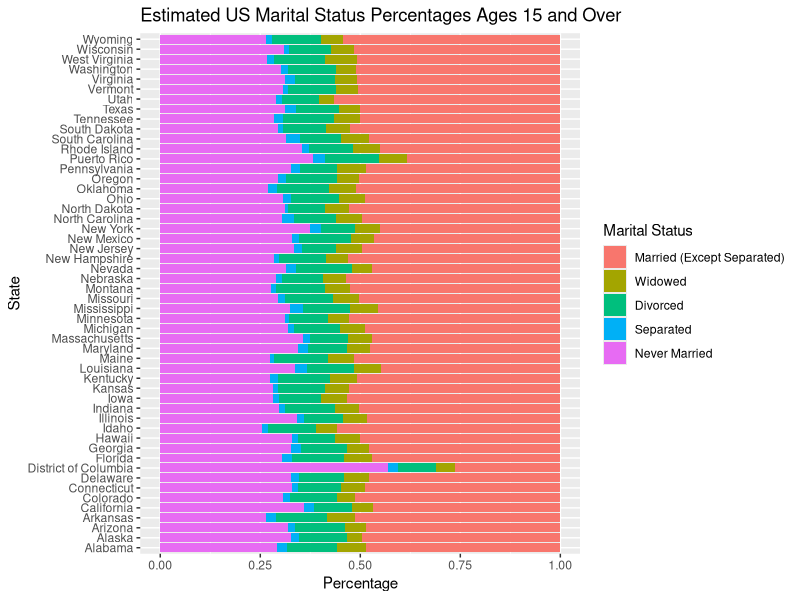
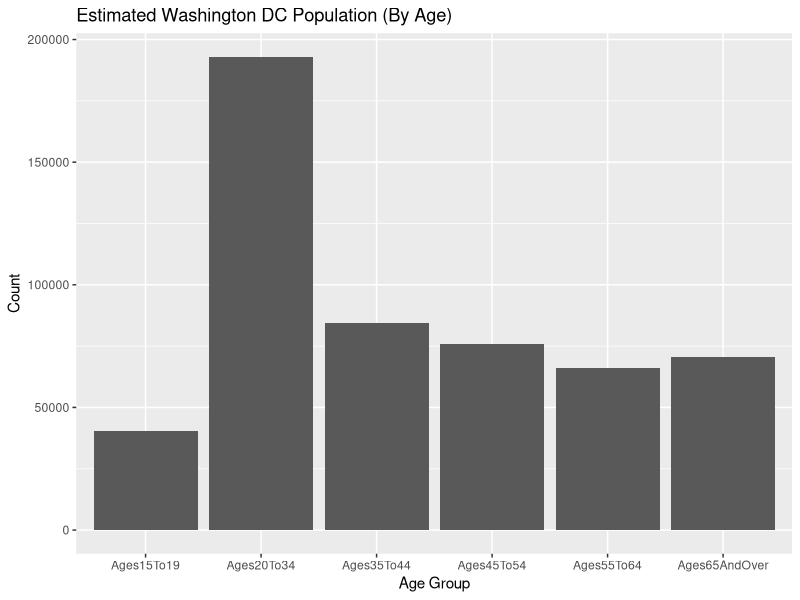
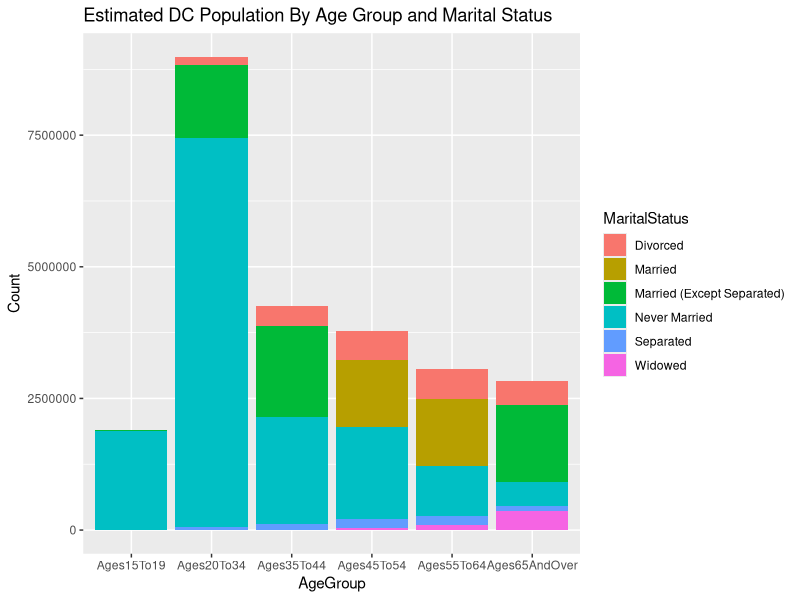
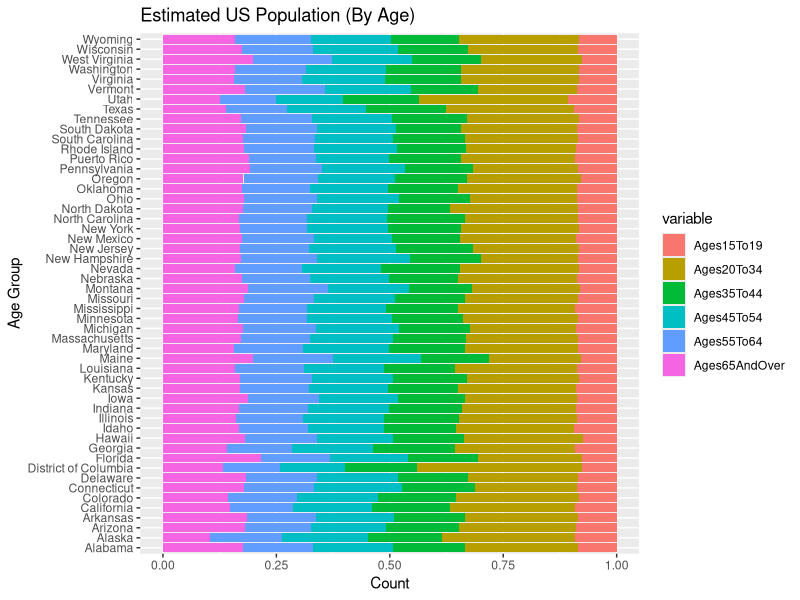
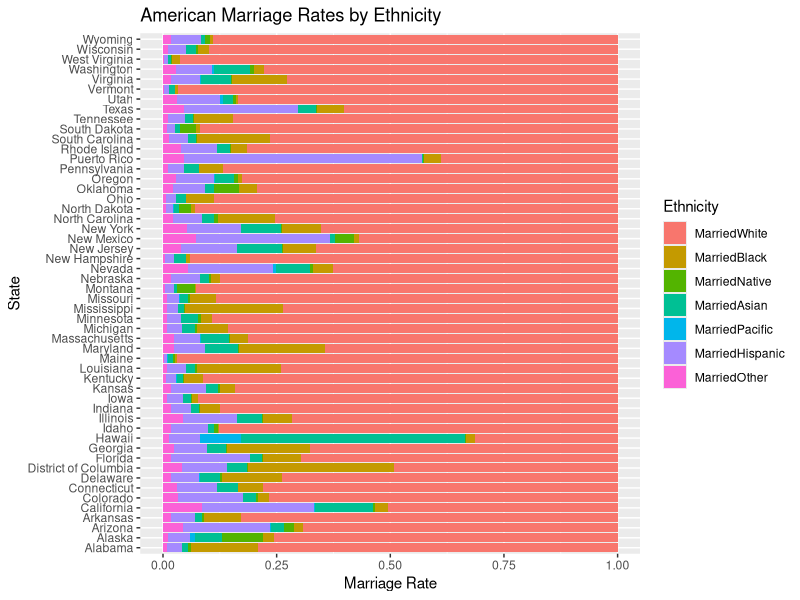
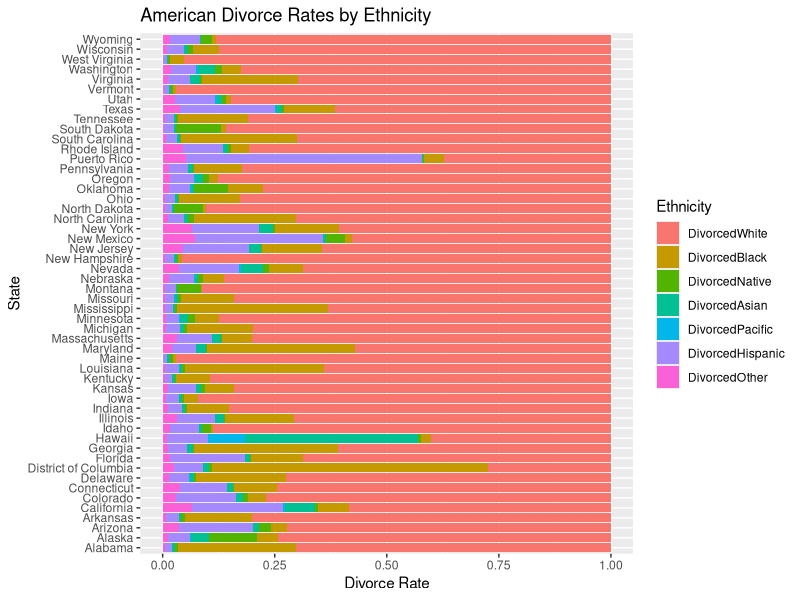
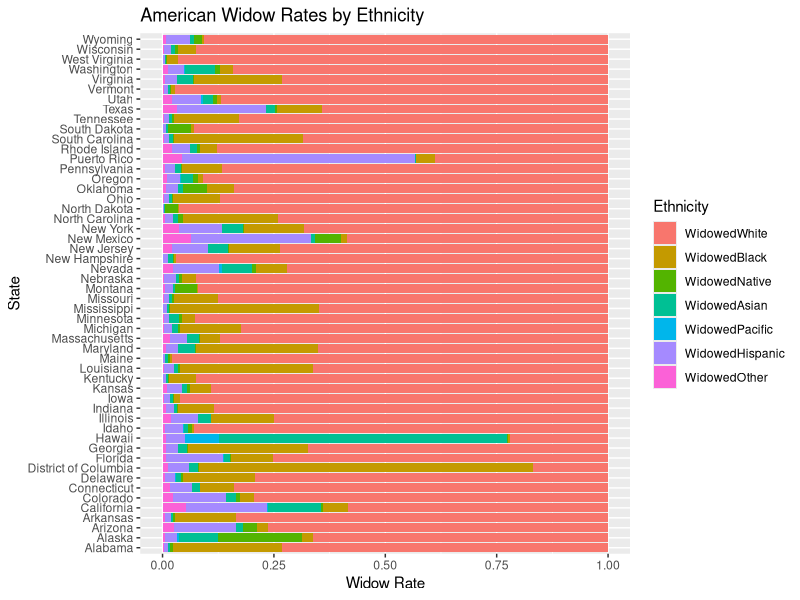
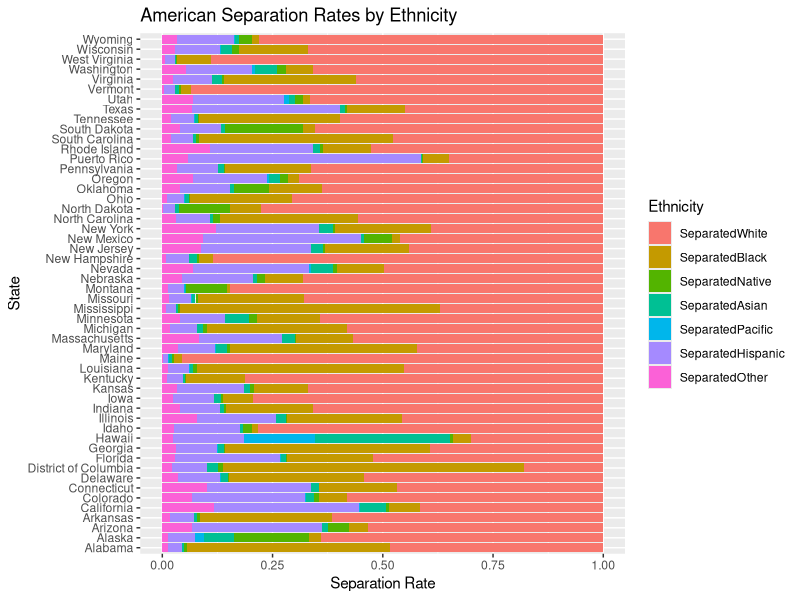

Reproduce these figures in R, in order.
library(ggplot2)
library(dplyr)
library(reshape2)

# This file analyzes marriage and divorce data provided by the American Community
# Service url(http://www.census.gov/hhes/socdemo/marriage/data/acs/)

setwd("F:\\References\\Data Science\\R scripts\\")
#Read Data
df.marital_status <- read.csv("ACS_13_5YR_MARITAL_STATUS.csv")

# Plot the Estimated Percentages for each State
legendLabels <- c("Married (Except Separated)", "Widowed", "Divorced", "Separated", "Never Married")
df.marital_status %>%
  select(Geography,Now_married_Except_Separated_15_Years_And_Over,
         Widowed_15_Years_And_Over,Divorced_Population_15_Years_And_Over,Separated_Population_15_Years_And_Over,
         Never_Married_Estimate_Population_15_Years_And_Over) %>%
  melt(id.var="Geography") %>%
  ggplot(aes(x=Geography,y=value,fill=variable)) +
  geom_bar(stat="identity",position="fill") +
  labs(title="Estimated US Marital Status Percentages Ages 15 and Over", x="State", y="Percentage") +
  scale_fill_discrete(name="Marital Status", labels=legendLabels) +
  coord_flip()

# Washington DC Stands out in the above chart, having the highest percentage of
# single Americans. Let's take a closer look at this region. Let's first look
# at the ages of the people living in DC

df.marital_status %>%
  filter(Geography=="District of Columbia") %>%
  mutate(Ages15To19=Total_Males_15_Years_And_Over_15_To_19_Years+Total_Females_15_To_19_Years,
         Ages20To34=Total_Males_20_To_34_Years+Total_Females_20_To_34_Years,
         Ages35To44=Total_Males_35_To_44_Years+Total_Females_35_To_44_Years,
         Ages45To54=Total_Males_45_To_54_Years+Total_Females_45_To_54_Years,
         Ages55To64=Total_Males_55_To_64_Years+Total_Females_55_To_64_Years,
         Ages65AndOver=Total_Males_65_Years_And_Over+Total_Females_65_Years_And_Over) %>%
  select(Geography,Ages15To19,Ages20To34,Ages35To44,Ages45To54,Ages55To64,Ages65AndOver) %>%
  melt(id.var="Geography") %>%
  ggplot(aes(x=variable,y=value)) +
  geom_bar(stat="identity") +
  labs(title="Estimated Washington DC Population (By Age)", x="Age Group", y="Count")

# Interesting, the majority of people living in DC appears to be between 20 and 35. 
# Let's take a look at the marital status of each group to see if we can get a clearer picture

# First let's create some functions we need to preprocess the data

computePopulation <- function(totalMales,percentMales,totalFemales,percentFemales) {
  return (totalMales*percentMales)+(totalFemales*percentFemales)
}

computeAgeGroup <- function(category) {
  ifelse(category == "Married15To19","Ages15To19",
   ifelse(category =="Widowed15To19","Ages15To19",
    ifelse(category == "Divorced15To19","Ages15To19",
     ifelse(category == "Separated15To19","Ages15To19",
      ifelse(category == "NeverMarried15To19","Ages15To19",
       ifelse(category == "Married20To34","Ages20To34",
        ifelse(category == "Widowed20To34","Ages20To34",
         ifelse(category == "Divorced20To34","Ages20To34",
          ifelse(category =="Separated20To34","Ages20To34",
           ifelse(category == "NeverMarried20To34","Ages20To34",
            ifelse(category == "Married35To44", "Ages35To44",
             ifelse(category == "Widowed35To44","Ages35To44",
              ifelse(category =="Divorced35To44", "Ages35To44",
               ifelse(category == "Separated35To44","Ages35To44",
                ifelse(category == "NeverMarried35To44","Ages35To44",
                 ifelse(category == "Married45To54","Ages45To54",
                  ifelse(category == "Widowed45To54","Ages45To54",
                   ifelse(category == "Divorced45To54","Ages45To54",
                    ifelse(category == "Separated45To54","Ages45To54",
                     ifelse(category == "NeverMarried45To54","Ages45To54",
                      ifelse(category =="Married55To64","Ages55To64",
                       ifelse(category=="Widowed55To64","Ages55To64",
                        ifelse(category=="Divorced55To64","Ages55To64",
                         ifelse(category=="Separated55To64","Ages55To64",
                          ifelse(category=="NeverMarried55To64","Ages55To64",
                           ifelse(category=="Married65AndOver","Ages65AndOver",
                            ifelse(category=="Widowed65AndOver","Ages65AndOver",
                             ifelse(category=="Divorced65AndOver","Ages65AndOver",
                              ifelse(category=="Separated65AndOver","Ages65AndOver",
                               ifelse(category=="NeverMarried65AndOver","Ages65AndOver",NA)
                              )))))))))))))))))))))))))))))
}

computeMaritalStatus <- function(category) {
  ifelse(category == "Married15To19","Married (Except Separated)",
         ifelse(category =="Widowed15To19","Widowed",
                ifelse(category == "Divorced15To19","Divorced",
                       ifelse(category == "Separated15To19","Separated",
                              ifelse(category == "NeverMarried15To19","Never Married",
                                     ifelse(category == "Married20To34","Married (Except Separated)",
                                            ifelse(category == "Widowed20To34","Widowed",
                                                   ifelse(category == "Divorced20To34","Divorced",
                                                          ifelse(category =="Separated20To34","Separated",
                                                                 ifelse(category == "NeverMarried20To34","Never Married",
                                                                        ifelse(category == "Married35To44", "Married (Except Separated)",
                                                                               ifelse(category == "Widowed35To44","Widowed",
                                                                                      ifelse(category =="Divorced35To44", "Divorced",
                                                                                             ifelse(category == "Separated35To44","Separated",
                                                                                                    ifelse(category == "NeverMarried35To44","Never Married",
                                                                                                           ifelse(category == "Married45To54","Married",
                                                                                                                  ifelse(category == "Widowed45To54","Widowed",
                                                                                                                         ifelse(category == "Divorced45To54","Divorced",
                                                                                                                                ifelse(category == "Separated45To54","Separated",
                                                                                                                                       ifelse(category == "NeverMarried45To54","Never Married",
                                                                                                                                              ifelse(category =="Married55To64","Married",
                                                                                                                                                     ifelse(category=="Widowed55To64","Widowed",
                                                                                                                                                            ifelse(category=="Divorced55To64","Divorced",
                                                                                                                                                                   ifelse(category=="Separated55To64","Separated",
                                                                                                                                                                          ifelse(category=="NeverMarried55To64","Never Married",
                                                                                                                                                                                 ifelse(category=="Married65AndOver","Married (Except Separated)",
                                                                                                                                                                                        ifelse(category=="Widowed65AndOver","Widowed",
                                                                                                                                                                                               ifelse(category=="Divorced65AndOver","Divorced",
                                                                                                                                                                                                      ifelse(category=="Separated65AndOver","Separated",
                                                                                                                                                                                                             ifelse(category=="NeverMarried65AndOver","Never Married",NA)
                                                                                                                                                                                                      )))))))))))))))))))))))))))))
}

df.marital_status %>%
  filter(Geography=="District of Columbia") %>%
  mutate(Married15To19 = computePopulation(Total_Males_15_Years_And_Over_15_To_19_Years,
                                           Now_Married_Except_Separated_Males_15_To_19_Years,
                                           Total_Females_15_To_19_Years,
                                           Now_Married_Except_Separated_Females_15_To_19_Years),
         Widowed15To19 = computePopulation(Total_Males_15_Years_And_Over_15_To_19_Years,
                                           Widowed_Males_15_To_19_Years,
                                           Total_Females_15_To_19_Years,
                                           Widowed_Females_15_To_19_Years),
         Divorced15To19 = computePopulation(Total_Males_15_Years_And_Over_15_To_19_Years,
                                            Divorced_Males_15_To_19_Years,
                                            Total_Females_15_To_19_Years,
                                            Divorced_Females_15_To_19_Years),
         Separated15To19 = computePopulation(Total_Males_15_Years_And_Over_15_To_19_Years,
                                             Separated_Males_15_To_19_Years,
                                             Total_Females_15_To_19_Years,
                                             Separated_Females_15_To_19_Years),
         NeverMarried15To19 = computePopulation(Total_Males_15_Years_And_Over_15_To_19_Years,
                                                Never_Married_Males_15_To_19_Years,
                                                Total_Females_15_To_19_Years,
                                                Never_Married_Females_15_To_19_Years),
         Married20To34 = computePopulation(Total_Males_20_To_34_Years,
                                           Now_Married_Except_Separated_Males_20_To_34_Years,
                                           Total_Females_20_To_34_Years,
                                           Now_Married_Except_Separated_Females_20_To_34_Years),
         Widowed20To34 = computePopulation(Total_Males_20_To_34_Years,
                                           Widowed_Males_20_To_34_Years,
                                           Total_Females_20_To_34_Years,
                                           Widowed_Females_20_To_34_Years),
         Divorced20To34 = computePopulation(Total_Males_20_To_34_Years,
                                            Divorced_Males_20_To_34_Years,
                                            Total_Females_20_To_34_Years,
                                            Divorced_Females_20_To_34_Years),
         Separated20To34 = computePopulation(Total_Males_20_To_34_Years,
                                             Separated_Males_20_To_34_Years,
                                             Total_Females_20_To_34_Years,
                                             Separated_Females_20_To_34_Years),
         NeverMarried20To34 = computePopulation(Total_Males_20_To_34_Years,
                                                Never_Married_Males_20_To_34_Years,
                                                Total_Females_20_To_34_Years,
                                                Never_Married_Females_20_To_34_Years),
         Married35To44 = computePopulation(Total_Males_35_To_44_Years,
                                           Now_Married_Males_35_To_44_Years,
                                           Total_Females_35_To_44_Years,
                                           Now_Married_Except_Separated_Females_35_To_44_Years),
         Widowed35To44 = computePopulation(Total_Males_35_To_44_Years,
                                           Widowed_Males_35_To_44_Years,
                                           Total_Females_35_To_44_Years,
                                           Widowed_Females_35_To_44_Years),
         Divorced35To44 = computePopulation(Total_Males_35_To_44_Years,
                                            Divorced_Males_35_To_44_Years,
                                            Total_Females_35_To_44_Years,
                                            Divorced_Females_35_To_44_Years),
         Separated35To44 = computePopulation(Total_Males_35_To_44_Years,
                                             Separated_Males_35_To_44_Years,
                                             Total_Females_35_To_44_Years,
                                             Separated_Females_35_To_44_Years),
         NeverMarried35To44 = computePopulation(Total_Males_35_To_44_Years,
                                                Never_Married_Males_35_To_44_Years,
                                                Total_Females_35_To_44_Years,
                                                Never_Married_Females_35_To_44_Years),
         Married45To54 = computePopulation(Total_Males_45_To_54_Years,
                                           Now_Married_Except_Separated_Males_15_Years_And_Over_45_To_54_Years,
                                           Total_Females_45_To_54_Years,
                                           Now_Married_Except_Separated_Females_45_To_54_Years),
         Widowed45To54 = computePopulation(Total_Males_45_To_54_Years,
                                           Widowed_Males_45_To_54_Years,
                                           Total_Females_45_To_54_Years,
                                           Widowed_Females_45_To_54_Years),
         Divorced45To54 = computePopulation(Total_Males_45_To_54_Years,
                                            Divorced_Males_45_To_54_Years,
                                            Total_Females_45_To_54_Years,
                                            Divorced_Females_45_To_54_Years),
         Separated45To54 = computePopulation(Total_Males_45_To_54_Years,
                                             Separated_Males_45_To_54_Years,
                                             Total_Females_45_To_54_Years,
                                             Separated_Females_45_To_54_Years),
         NeverMarried45To54 = computePopulation(Total_Males_45_To_54_Years,
                                                Never_Married_Males_45_To_54_Years,
                                                Total_Females_45_To_54_Years,
                                                Never_Married_Females_45_To_54_Years),
         Married55To64 = computePopulation(Total_Males_55_To_64_Years,
                                           Now_Married_Except_Separated_Males_55_To_64_Years,
                                           Total_Females_55_To_64_Years,
                                           Now_Married_Except_Separated_Females_55_To_64_Years),
         Widowed55To64 = computePopulation(Total_Males_55_To_64_Years,
                                           Widowed_Males_55_To_64_Years,
                                           Total_Females_55_To_64_Years,
                                           Widowed_Females_55_To_64_Years),
         Divorced55To64 = computePopulation(Total_Males_55_To_64_Years,
                                            Divorced_Males_55_To_64_Years,
                                            Total_Females_55_To_64_Years,
                                            Divorced_Females_55_To_64_Years),
         Separated55To64 = computePopulation(Total_Males_55_To_64_Years,
                                             Separated_Males_55_To_64_Years,
                                             Total_Females_55_To_64_Years,
                                             Separated_Females_55_To_64_Years),
         NeverMarried55To64 = computePopulation(Total_Males_55_To_64_Years,
                                                Never_Married_Males_55_To_64_Years,
                                                Total_Females_55_To_64_Years,
                                                Never_Married_Females_55_To_64_Years),
         Married65AndOver = computePopulation(Total_Males_65_Years_And_Over,
                                              Now_Married_Except_Separated_Males_65_Years_And_Over,
                                           Total_Females_65_Years_And_Over,
                                           Now_Married_Except_Separated_Females_65_Years_And_Over),
         Widowed65AndOver = computePopulation(Total_Males_65_Years_And_Over,
                                           Widowed_Males_65_Years_And_Over,
                                           Total_Females_65_Years_And_Over,
                                           Widowed_Females_65_Years_And_Over),
         Divorced65AndOver = computePopulation(Total_Males_65_Years_And_Over,
                                            Divorced_Males_65_Years_And_Over,
                                            Total_Females_65_Years_And_Over,
                                            Divorced_Females_65_Years_And_Over),
         Separated65AndOver = computePopulation(Total_Males_65_Years_And_Over,
                                             Separated_Males_65_Years_And_Over,
                                             Total_Females_65_Years_And_Over,
                                             Separated_Females_65_Years_And_Over),
         NeverMarried65AndOver = computePopulation(Total_Males_65_Years_And_Over,
                                                Never_Married_65_Years_And_Over,
                                                Total_Females_65_Years_And_Over,
                                                Never_Married_Females_65_Years_And_Over)
         ) %>%
  select(Geography,Married15To19,Widowed15To19,Divorced15To19,Separated15To19,NeverMarried15To19,
         Married20To34,Widowed20To34,Divorced20To34,Separated20To34,NeverMarried20To34,
         Married35To44,Widowed35To44,Divorced35To44,Separated35To44,NeverMarried35To44,
         Married45To54,Widowed45To54,Divorced45To54,Separated45To54,NeverMarried45To54,
         Married55To64,Widowed55To64,Divorced55To64,Separated55To64,NeverMarried55To64,
         Married65AndOver,Widowed65AndOver,Divorced65AndOver,Separated65AndOver,NeverMarried65AndOver) %>%
  melt(id.vars="Geography", variable.name="Category",value.name="Count") %>%
  mutate(AgeGroup = computeAgeGroup(Category), MaritalStatus = computeMaritalStatus(Category)) %>%
  select(AgeGroup, MaritalStatus, Count) %>%
  ggplot(aes(x=AgeGroup,y=Count,fill=MaritalStatus)) +
  ggtitle("Estimated DC Population By Age Group and Marital Status") +
  geom_bar(stat="identity")

# Let's compare the age distribution in DC with the rest of the country
df.marital_status %>%
  mutate(Ages15To19=Total_Males_15_Years_And_Over_15_To_19_Years+Total_Females_15_To_19_Years,
         Ages20To34=Total_Males_20_To_34_Years+Total_Females_20_To_34_Years,
         Ages35To44=Total_Males_35_To_44_Years+Total_Females_35_To_44_Years,
         Ages45To54=Total_Males_45_To_54_Years+Total_Females_45_To_54_Years,
         Ages55To64=Total_Males_55_To_64_Years+Total_Females_55_To_64_Years,
         Ages65AndOver=Total_Males_65_Years_And_Over+Total_Females_65_Years_And_Over) %>%
  select(Geography,Ages15To19,Ages20To34,Ages35To44,Ages45To54,Ages55To64,Ages65AndOver) %>%
  melt(id.var="Geography") %>%
  ggplot(aes(x=Geography,y=value, fill=variable)) +
  geom_bar(stat="identity", position="Fill") +
  labs(title="Estimated US Population (By Age)", x="Age Group", y="Count") +
  coord_flip()

# After doing some research, it appears that Washington DC does in fact have a
# large population of singles, a large majority of which are young, ambitious
# professionals between ages 20 - 39. Let's look at the ratio of unmarried males
# to unmarried females and vice versa

# Male to Female Ratio
df.marital_status %>%
  mutate(SingleMaleToFemale = (Total_Males_15_Years_And_Over*Never_Married_Males_15_Years_And_Over)/
                              (Total_Females_15_Years_And_Over*Never_Married_Females_15_Years_And_Over)) %>%
  select(Geography, SingleMaleToFemale) %>%
  arrange(SingleMaleToFemale)

# Female to Male Ratio
df.marital_status %>%
  mutate(SingleFemaleToMale = (Total_Females_15_Years_And_Over*Never_Married_Females_15_Years_And_Over)/
                              (Total_Males_15_Years_And_Over*Never_Married_Males_15_Years_And_Over)) %>%
  select(Geography, SingleFemaleToMale) %>%
  arrange(SingleFemaleToMale)

# Washington DC has the largest male to female ratio (more females per male) in the US
# Looks like I found the perfect place to find a girlfriend. Lol!

# Let's take a look at the marital status among different ethic groups.

# Married americans by ethinicity

df.marital_status %>%
  mutate(MarriedWhite = (Now_Married_Except_Separated_White*Total_Population_White)/Total_Population_15_Years_And_Over,
         MarriedBlack = (Now_Married_Except_Separated_Black*Total_Population_Black)/Total_Population_15_Years_And_Over,
         MarriedNative = (Now_Married_Except_Separated_American_Indian_And_Alaska_Native*Total_Population_American_Indian_And_Alaska_Native)/Total_Population_15_Years_And_Over,
         MarriedAsian = (Now_Married_Except_Separated_Asian*Total_Population_Asian)/Total_Population_15_Years_And_Over,
         MarriedPacific = (Now_Married_Except_Separated_Native_Hawaiian_And_Other_Pacific_Islander*Total_Population_Native_Hawaiian_And_Other_Pacific_Islander)/Total_Population_15_Years_And_Over,
         MarriedHispanic = (Now_Married_Except_Separated_Hispanic_Or_Latino_Origin*Total_Hispanic_Or_Latino_Origin)/Total_Population_15_Years_And_Over,
         MarriedOther = (Now_Married_Except_Separated_Some_Other_Race*Total_Population_Some_Other_Race)/Total_Population_15_Years_And_Over) %>%
  select(Geography,MarriedWhite,MarriedBlack,MarriedNative,MarriedAsian,MarriedPacific,MarriedHispanic,MarriedOther) %>%
  melt(id.var="Geography", variable.name="Ethnicity", value.name="MarriageRate") %>%
  ggplot(aes(x=Geography, y=MarriageRate, fill=Ethnicity)) +
  geom_bar(stat="identity", position="fill") +
  labs(title="American Marriage Rates by Ethnicity", x="State", y="Marriage Rate")+
  coord_flip()
  
 # Divorced Americans By Ethicity 
df.marital_status %>%
  mutate(DivorcedWhite = (Divorced_White*Total_Population_White)/Total_Population_15_Years_And_Over,
         DivorcedBlack = (Divorced_Black*Total_Population_Black)/Total_Population_15_Years_And_Over,
         DivorcedNative = (Divorced_American_Indian_And_Alaska_Native*Total_Population_American_Indian_And_Alaska_Native)/Total_Population_15_Years_And_Over,
         DivorcedAsian = (Divorced_Asian*Total_Population_Asian)/Total_Population_15_Years_And_Over,
         DivorcedPacific = (Divorced_Native_Hawaiian_And_Other_Pacific_Islander*Total_Population_Native_Hawaiian_And_Other_Pacific_Islander)/Total_Population_15_Years_And_Over,
         DivorcedHispanic = (Divorced_Hispanic_Or_Latino_Origin*Total_Hispanic_Or_Latino_Origin)/Total_Population_15_Years_And_Over,
         DivorcedOther = (Divorced_Some_Other_Race*Total_Population_Some_Other_Race)/Total_Population_15_Years_And_Over) %>%
  select(Geography,DivorcedWhite,DivorcedBlack,DivorcedNative,DivorcedAsian,DivorcedPacific,DivorcedHispanic,DivorcedOther) %>%
  melt(id.var="Geography", variable.name="Ethnicity", value.name="DivorceRate") %>%
  ggplot(aes(x=Geography, y=DivorceRate, fill=Ethnicity)) +
  geom_bar(stat="identity", position="fill") +
  labs(title="American Divorce Rates by Ethnicity", x="State", y="Divorce Rate")+
  coord_flip()

# Widowed Americans By Ethnicity
df.marital_status %>%
  mutate(WidowedWhite = (Widowed_White*Total_Population_White)/Total_Population_15_Years_And_Over,
         WidowedBlack = (Widowed_Black*Total_Population_Black)/Total_Population_15_Years_And_Over,
         WidowedNative = (Widowed_American_Indian_And_Alaska_Native*Total_Population_American_Indian_And_Alaska_Native)/Total_Population_15_Years_And_Over,
         WidowedAsian = (Widowed_Asian*Total_Population_Asian)/Total_Population_15_Years_And_Over,
         WidowedPacific = (Widowed_Native_Hawaiian_And_Other_Pacific_Islander*Total_Population_Native_Hawaiian_And_Other_Pacific_Islander)/Total_Population_15_Years_And_Over,
         WidowedHispanic = (Widowed_Estimate_Hispanic_Or_Latino_Origin*Total_Hispanic_Or_Latino_Origin)/Total_Population_15_Years_And_Over,
         WidowedOther = (Widowed_Some_Other_Race*Total_Population_Some_Other_Race)/Total_Population_15_Years_And_Over) %>%
  select(Geography,WidowedWhite,WidowedBlack,WidowedNative,WidowedAsian,WidowedPacific,WidowedHispanic,WidowedOther) %>%
  melt(id.var="Geography", variable.name="Ethnicity", value.name="WidowRate") %>%
  ggplot(aes(x=Geography, y=WidowRate, fill=Ethnicity)) +
  geom_bar(stat="identity", position="fill") +
  labs(title="American Widow Rates by Ethnicity", x="State", y="Widow Rate")+
  coord_flip()

# Separated Americans By Ethnicity
df.marital_status %>%
  mutate(SeparatedWhite = (Separated_White*Total_Population_White)/Total_Population_15_Years_And_Over,
         SeparatedBlack = (Separated_Black*Total_Population_Black)/Total_Population_15_Years_And_Over,
         SeparatedNative = (Separated_American_Indian_And_Alaska_Native*Total_Population_American_Indian_And_Alaska_Native)/Total_Population_15_Years_And_Over,
         SeparatedAsian = (Separated_Asian*Total_Population_Asian)/Total_Population_15_Years_And_Over,
         SeparatedPacific = (Separated_Native_Hawaiian_And_Other_Pacific_Islander*Total_Population_Native_Hawaiian_And_Other_Pacific_Islander)/Total_Population_15_Years_And_Over,
         SeparatedHispanic = (Separated_Hispanic_Or_Latino_Origin*Total_Hispanic_Or_Latino_Origin)/Total_Population_15_Years_And_Over,
         SeparatedOther = (Separated_One_Race_Some_Other_Race*Total_Population_Some_Other_Race)/Total_Population_15_Years_And_Over) %>%
  select(Geography,SeparatedWhite,SeparatedBlack,SeparatedNative,SeparatedAsian,SeparatedPacific,SeparatedHispanic,SeparatedOther) %>%
  melt(id.var="Geography", variable.name="Ethnicity", value.name="SeparationRate") %>%
  ggplot(aes(x=Geography, y=SeparationRate, fill=Ethnicity)) +
  geom_bar(stat="identity", position="fill") +
  labs(title="American Separation Rates by Ethnicity", x="State", y="Separation Rate")+
  coord_flip()

# Single Americans By Ethnicity
df.marital_status %>%
  mutate(SingleWhite = (Never_Married_White*Total_Population_White)/Total_Population_15_Years_And_Over,
         SingleBlack = (Never_Married_Black*Total_Population_Black)/Total_Population_15_Years_And_Over,
         SingleNative = (Never_Married_American_Indian_And_Alaska_Native*Total_Population_American_Indian_And_Alaska_Native)/Total_Population_15_Years_And_Over,
         SingleAsian = (Never_Married_Asian*Total_Population_Asian)/Total_Population_15_Years_And_Over,
         SinglePacific = (Never_Married_Native_Hawaiian_And_Other_Pacific_Islander*Total_Population_Native_Hawaiian_And_Other_Pacific_Islander)/Total_Population_15_Years_And_Over,
         SingleHispanic = (Never_Married_Hispanic_Or_Latino_Origin*Total_Hispanic_Or_Latino_Origin)/Total_Population_15_Years_And_Over,
         SingleOther = (Never_Married_Some_Other_Race*Total_Population_Some_Other_Race)/Total_Population_15_Years_And_Over) %>%
  select(Geography,SingleWhite,SingleBlack,SingleNative,SingleAsian,SinglePacific,SingleHispanic,SingleOther) %>%
  melt(id.var="Geography", variable.name="Ethnicity", value.name="SingleRate") %>%
  ggplot(aes(x=Geography, y=SingleRate, fill=Ethnicity)) +
  geom_bar(stat="identity", position="fill") +
  labs(title="Single Americans by Ethnicity", x="State", y="% Single")+
  coord_flip()

# Very high divorce and widow rate for blacks in Washington DC. I wonder why.
# High divorce rate and widow rate for Asians in Hawaii. I wonder why.

